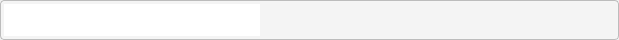
<?xml version="1.0" encoding="UTF-8"?>
<ui version="4.0">
 <class>QMFProgressBar</class>
 <widget class="QWidget" name="QMFProgressBar">
  <property name="geometry">
   <rect>
    <x>0</x>
    <y>0</y>
    <width>619</width>
    <height>40</height>
   </rect>
  </property>
  <property name="minimumSize">
   <size>
    <width>0</width>
    <height>40</height>
   </size>
  </property>
  <property name="windowTitle">
   <string>Form</string>
  </property>
  <property name="styleSheet">
   <string notr="true">#QMFMessageBox {
}

#container
{
border-radius:4px;
	border:1px solid rgb(188, 188, 188);
background: #f5f5f5;
}

#graphicsContainer {
border-radius:4px;
	border:1px solid rgb(181, 181, 181);
border:0px;
	background-color: rgb(244, 244, 244);
background:&quot;transparent&quot;;
}

#graphicsView {
/*background:&quot;transparent&quot;;*/
border:0px;
}</string>
  </property>
  <layout class="QHBoxLayout" name="horizontalLayout_3">
   <property name="spacing">
    <number>0</number>
   </property>
   <property name="leftMargin">
    <number>0</number>
   </property>
   <property name="topMargin">
    <number>0</number>
   </property>
   <property name="rightMargin">
    <number>0</number>
   </property>
   <property name="bottomMargin">
    <number>0</number>
   </property>
   <item>
    <widget class="QWidget" name="container" native="true">
     <property name="minimumSize">
      <size>
       <width>0</width>
       <height>40</height>
      </size>
     </property>
     <property name="styleSheet">
      <string notr="true"/>
     </property>
     <layout class="QHBoxLayout" name="horizontalLayout">
      <property name="spacing">
       <number>2</number>
      </property>
      <property name="leftMargin">
       <number>2</number>
      </property>
      <property name="topMargin">
       <number>2</number>
      </property>
      <property name="rightMargin">
       <number>2</number>
      </property>
      <property name="bottomMargin">
       <number>2</number>
      </property>
      <item>
       <widget class="QWidget" name="graphicsContainer" native="true">
        <layout class="QHBoxLayout" name="horizontalLayout_2">
         <property name="spacing">
          <number>2</number>
         </property>
         <property name="leftMargin">
          <number>2</number>
         </property>
         <property name="topMargin">
          <number>2</number>
         </property>
         <property name="rightMargin">
          <number>2</number>
         </property>
         <property name="bottomMargin">
          <number>2</number>
         </property>
         <item>
          <widget class="QGraphicsView" name="graphicsView">
           <property name="sizePolicy">
            <sizepolicy hsizetype="Fixed" vsizetype="Ignored">
             <horstretch>0</horstretch>
             <verstretch>0</verstretch>
            </sizepolicy>
           </property>
           <property name="minimumSize">
            <size>
             <width>0</width>
             <height>30</height>
            </size>
           </property>
           <property name="maximumSize">
            <size>
             <width>16777215</width>
             <height>16777215</height>
            </size>
           </property>
           <property name="verticalScrollBarPolicy">
            <enum>Qt::ScrollBarAlwaysOff</enum>
           </property>
           <property name="horizontalScrollBarPolicy">
            <enum>Qt::ScrollBarAlwaysOff</enum>
           </property>
          </widget>
         </item>
         <item>
          <spacer name="horizontalSpacer">
           <property name="orientation">
            <enum>Qt::Horizontal</enum>
           </property>
           <property name="sizeHint" stdset="0">
            <size>
             <width>40</width>
             <height>20</height>
            </size>
           </property>
          </spacer>
         </item>
        </layout>
       </widget>
      </item>
     </layout>
    </widget>
   </item>
  </layout>
 </widget>
 <resources/>
 <connections/>
</ui>
